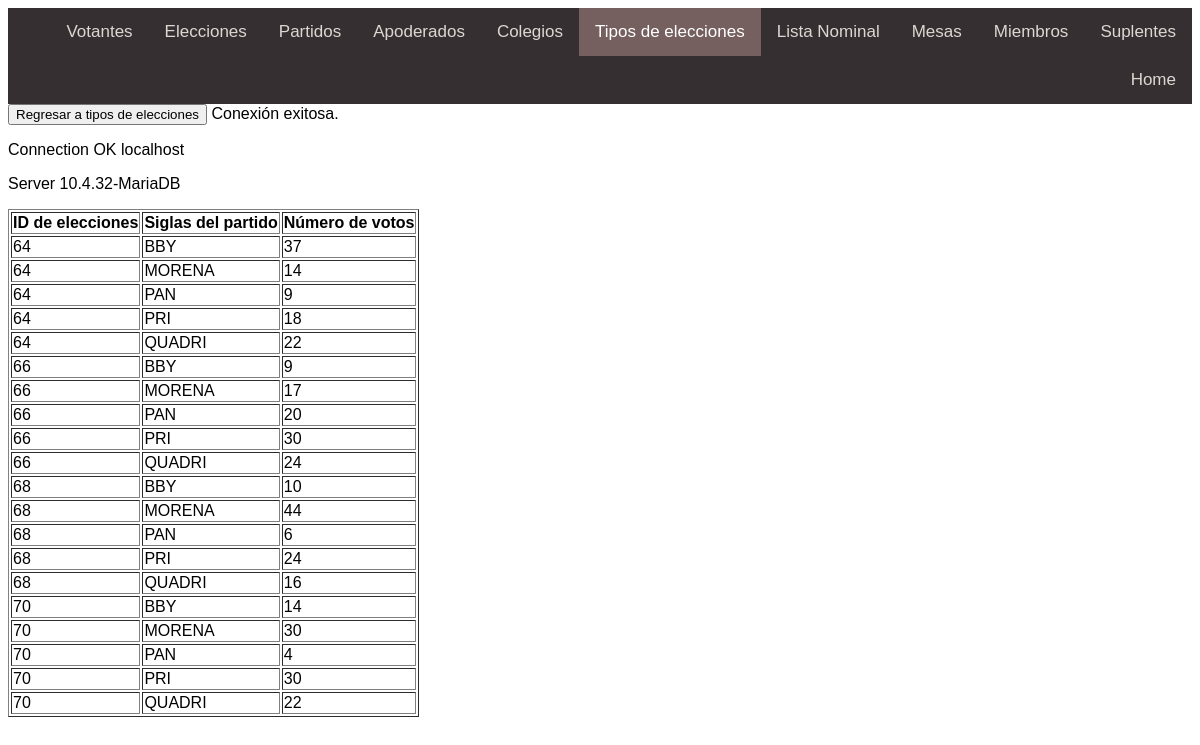
Page /frontend/VerEleccionesF.php on the committed database.
### tables this page shows
CREATE TABLE
IF NOT EXISTS `federales`
(
  `Eleccion_idEleccion` INT
(11) NOT NULL,
  `Partido_siglas` VARCHAR
(15) NOT NULL,
  `noVotos` INT
(11) NULL DEFAULT NULL,
  PRIMARY KEY
(`Eleccion_idEleccion`, `Partido_siglas`),
  INDEX `fk_Eleccion_has_Partido_Partido2_idx`
(`Partido_siglas` ASC) VISIBLE,
  INDEX `fk_Eleccion_has_Partido_Eleccion2_idx`
(`Eleccion_idEleccion` ASC) VISIBLE,
  CONSTRAINT `fk_Eleccion_has_Partido_Eleccion2`
    FOREIGN KEY
(`Eleccion_idEleccion`)
    REFERENCES `eleccion`
(`idEleccion`),
  CONSTRAINT `fk_Eleccion_has_Partido_Partido2`
    FOREIGN KEY
(`Partido_siglas`)
    REFERENCES `partido`
(`siglas`));

### frontend/VerEleccionesF.php (the view, shortened to what this page needs)
<!DOCTYPE html>
<html lang="en" dir="ltr" style="font-family:Arial">
    <link rel="stylesheet" href="style.css">
    <head>
    </head>
    <header>
        <div class="topnav">
            <a href = "Suplente.php">Suplentes</a>
            <a href = "Miembros.php">Miembros</a>
            <a href = "Mesas.php">Mesas</a>
            <a href = "ListaNominal.php">Lista Nominal</a>
            <a class = "active" href = "TiposdeEleccion.php">Tipos de elecciones</a>
            <a href = "Colegio.php">Colegios</a>
            <a href = "Apoderado.php">Apoderados</a>
            <a href = "Partidos.php">Partidos</a>
            <a href = "Elecciones.php">Elecciones</a>
            <a href = "Votantes.php">Votantes</a>
            <a href="home.php">Home</a>
        </div>
    </header>
    <body>
    <button onclick="window.location.href = 'TiposdeEleccion.php';">Regresar a tipos de elecciones</button>
    <?php
        $enlace = mysqli_connect("127.0.0.1", "adminphp", "Oreo.1989", "elecciones");
        if ($enlace)
            echo "Conexión exitosa. <br>";
        else
            die("Conexión fallida.");
        $sql = "SELECT eleccion_idEleccion, Partido_siglas, noVotos FROM federales";
        $result = $enlace->query($sql);
        echo "<table border='1'>
        <tr>
        <th>ID de elecciones</th>
        <th>Siglas del partido</th>
        <th>Número de votos</th>
        </tr>";
        if ($result->num_rows > 0) {
        while($row = $result->fetch_assoc()) {
            echo "<tr>";
            echo "<td>" . $row['eleccion_idEleccion'] . "</td>";
            echo "<td>" . $row['Partido_siglas'] . "</td>";
            echo "<td>" . $row['noVotos'] . "</td>";
            echo "</tr>";
        }
        } else {
            echo "0 results";
        }
        echo '<p>Connection OK '. $enlace->host_info.'</p>';
        echo '<p>Server '.$enlace->server_info.'</p>';
    ?>
    </body>
</html>

### frontend/style.css (style rules this page uses)
.topnav { background-color: #362f32; overflow: hidden; }
.topnav a { float: right; color: black; /CAMBIA EL COLOR DE LETRA/ text-align: center; padding: 14px 16px; text-decoration: none; font-size: 17px; color: rgb(219, 216, 210); }
.topnav a.active { background-color: rgb(117, 96, 95); color: white; }

### rows in the picture
federales: Eleccion_idEleccion "64", Partido_siglas "BBY", noVotos "37"
federales: Eleccion_idEleccion "64", Partido_siglas "MORENA", noVotos "14"
federales: Eleccion_idEleccion "64", Partido_siglas "PAN", noVotos "9"
federales: Eleccion_idEleccion "64", Partido_siglas "PRI", noVotos "18"
federales: Eleccion_idEleccion "64", Partido_siglas "QUADRI", noVotos "22"
federales: Eleccion_idEleccion "66", Partido_siglas "BBY", noVotos "9"
federales: Eleccion_idEleccion "66", Partido_siglas "MORENA", noVotos "17"
federales: Eleccion_idEleccion "66", Partido_siglas "PAN", noVotos "20"
federales: Eleccion_idEleccion "66", Partido_siglas "PRI", noVotos "30"
federales: Eleccion_idEleccion "66", Partido_siglas "QUADRI", noVotos "24"
federales: Eleccion_idEleccion "68", Partido_siglas "BBY", noVotos "10"
federales: Eleccion_idEleccion "68", Partido_siglas "MORENA", noVotos "44"
federales: Eleccion_idEleccion "68", Partido_siglas "PAN", noVotos "6"
federales: Eleccion_idEleccion "68", Partido_siglas "PRI", noVotos "24"
federales: Eleccion_idEleccion "68", Partido_siglas "QUADRI", noVotos "16"
federales: Eleccion_idEleccion "70", Partido_siglas "BBY", noVotos "14"
federales: Eleccion_idEleccion "70", Partido_siglas "MORENA", noVotos "30"
federales: Eleccion_idEleccion "70", Partido_siglas "PAN", noVotos "4"
federales: Eleccion_idEleccion "70", Partido_siglas "PRI", noVotos "30"
federales: Eleccion_idEleccion "70", Partido_siglas "QUADRI", noVotos "22"

### other values in the picture
$enlace->host_info "localhost"
$enlace->server_info "10.4.32-MariaDB"
